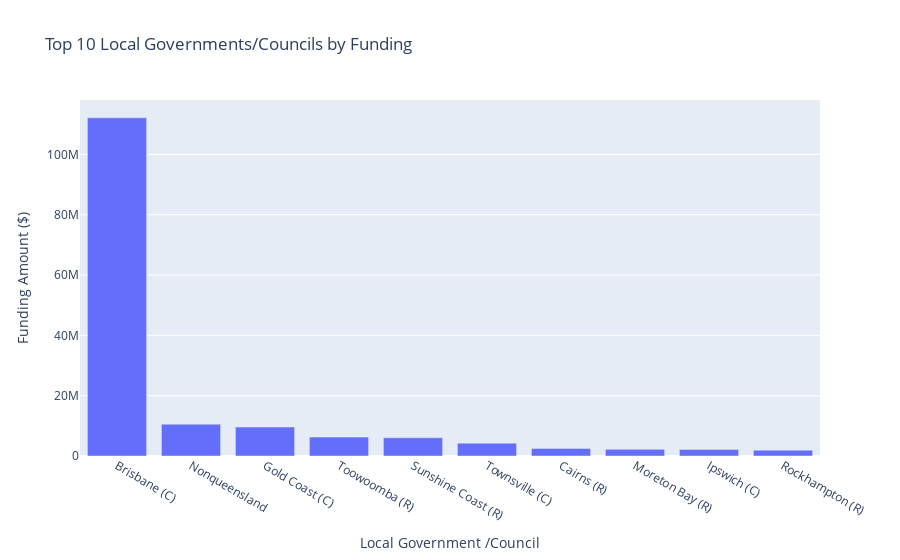

This figure's notebook cell:
### Markdown cell above
#### Chart - Top 10 Local Governments/Councils by Funding

-  This shows the top ten local governments or councils based on funding. It aids in recognizing geographic discrepancies in funding and determining which places receive the greatest attention.

#### Observations:
1. **Primary Source of Funding**: The data presented in the visual representation illustrates that Brisbane (C) stands out as the recipient of the largest funding allocation, surpassing $150 million by a considerable margin.

2. **Relative Allocation of Funds**: Following Brisbane (C), other recipients such as Nonqueensland, Gold Coast (C), and Sunshine Coast (R) receive notably lower amounts of funding, all falling below the $20 million mark.
3. **Leading Beneficiaries**: The compilation of the top 10 beneficiaries encompasses Brisbane (C), Nonqueensland, Gold Coast (C), Sunshine Coast (R), Toowoomba (R), Townsville (C), Rockhampton (R), Cairns (R), Ipswich (C), and Moreton Bay (R).

### Code cell
# Funding by Local Government/Council
funding_by_council = df.groupby('Local Government /Council')['Actual Contractual Commitment ($)'].sum().reset_index()
funding_by_council = funding_by_council.sort_values(by='Actual Contractual Commitment ($)', ascending=False).head(10)

fig_funding_by_council = px.bar(funding_by_council, x='Local Government /Council', y='Actual Contractual Commitment ($)', 
                                title='Top 10 Local Governments/Councils by Funding', 
                                labels={'Actual Contractual Commitment ($)': 'Funding Amount ($)'})
fig_funding_by_council.show()

### Figure 1 — Plotly figure (JSON) as saved in the notebook; plotly's stock layout.template omitted (floating-point values rounded to 4 significant figures)
{"data": [{"alignmentgroup": "True", "hovertemplate": "Local Government /Council=%{x}<br>Funding Amount ($)=%{y}<extra></extra>", "legendgroup": "", "marker": {"color": "#636efa", "pattern": {"shape": ""}}, "name": "", "offsetgroup": "", "orientation": "v", "showlegend": false, "textposition": "auto", "type": "bar", "x": ["Brisbane (C)", "Nonqueensland", "Gold Coast (C)", "Toowoomba (R)", "Sunshine Coast (R)", "Townsville (C)", "Cairns (R)", "Moreton Bay (R)", "Ipswich (C)", "Rockhampton (R)"], "xaxis": "x", "y": [112153290, 10558329, 9605561, 6259597, 6049526, 4255621, 2508404, 2197423, 2182895, 1936328], "yaxis": "y"}], "layout": {"barmode": "relative", "legend": {"tracegroupgap": 0}, "title": {"text": "Top 10 Local Governments/Councils by Funding"}, "xaxis": {"anchor": "y", "domain": [0, 1], "title": {"text": "Local Government /Council"}}, "yaxis": {"anchor": "x", "domain": [0, 1], "title": {"text": "Funding Amount ($)"}}}}
